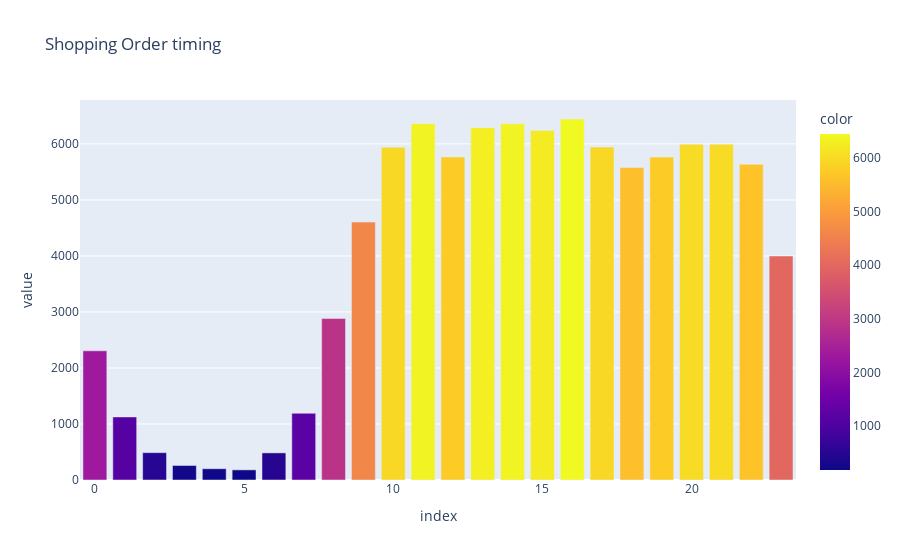

The cell this chart's notebook holds for it:
### Code cell
x1 = df["order_purchase_time"].value_counts()
fig = px.bar(x1, color=x1, title="Shopping Order timing")
fig.show()

### Figure 1 — Plotly figure (JSON) as saved in the notebook; plotly's stock layout.template omitted (floating-point values rounded to 4 significant figures)
{"data": [{"alignmentgroup": "True", "hovertemplate": "index=%{x}<br>value=%{y}<br>color=%{marker.color}<extra></extra>", "legendgroup": "", "marker": {"color": [6445, 6362, 6360, 6290, 6240, 5994, 5994, 5943, 5939, 5768, 5765, 5635, 5579, 4605, 3999, 2882, 2306, 1191, 1126, 488, 484, 259, 201, 181], "coloraxis": "coloraxis", "pattern": {"shape": ""}}, "name": "", "offsetgroup": "", "orientation": "v", "showlegend": false, "textposition": "auto", "type": "bar", "x": [16, 11, 14, 13, 15, 20, 21, 17, 10, 12, 19, 22, 18, 9, 23, 8, 0, 7, 1, 2, 6, 3, 4, 5], "xaxis": "x", "y": [6445, 6362, 6360, 6290, 6240, 5994, 5994, 5943, 5939, 5768, 5765, 5635, 5579, 4605, 3999, 2882, 2306, 1191, 1126, 488, 484, 259, 201, 181], "yaxis": "y"}], "layout": {"barmode": "relative", "coloraxis": {"colorbar": {"title": {"text": "color"}}, "colorscale": [[0, "#0d0887"], [0.1111, "#46039f"], [0.2222, "#7201a8"], [0.3333, "#9c179e"], [0.4444, "#bd3786"], [0.5556, "#d8576b"], [0.6667, "#ed7953"], [0.7778, "#fb9f3a"], [0.8889, "#fdca26"], [1, "#f0f921"]]}, "legend": {"tracegroupgap": 0}, "title": {"text": "Shopping Order timing"}, "xaxis": {"anchor": "y", "domain": [0, 1], "title": {"text": "index"}}, "yaxis": {"anchor": "x", "domain": [0, 1], "title": {"text": "value"}}}}
